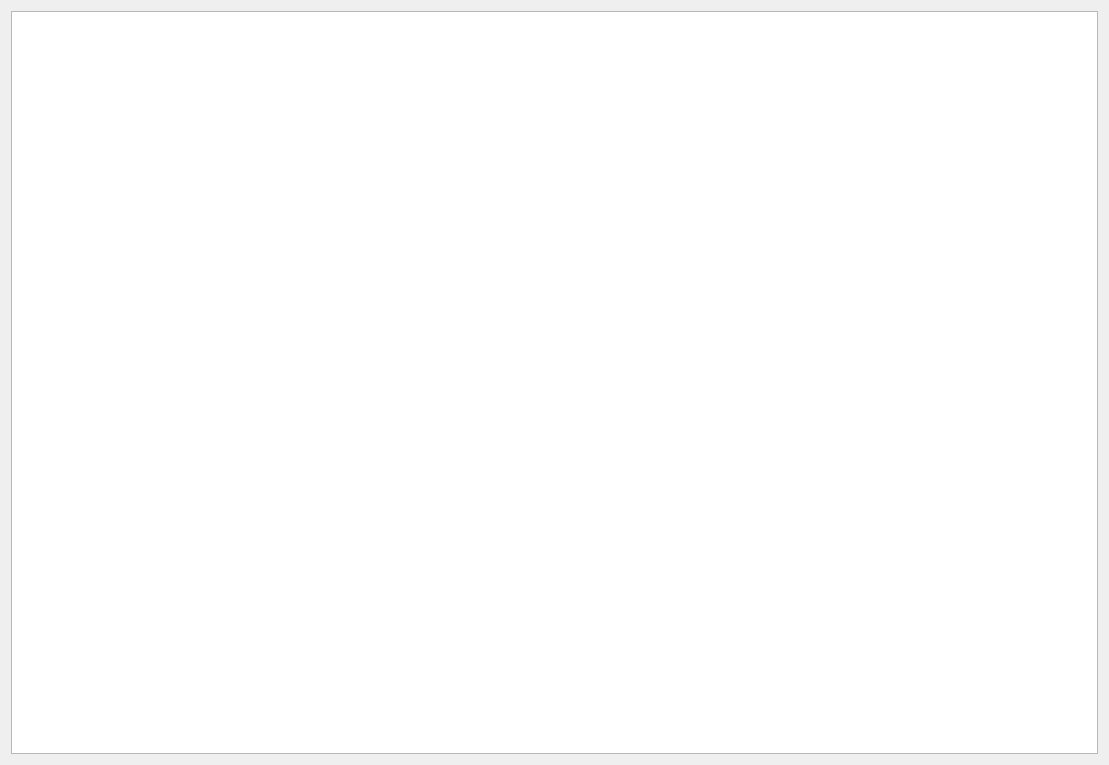
<?xml version="1.0" encoding="UTF-8"?>
<ui version="4.0">
 <class>CourseWindow</class>
 <widget class="QWidget" name="CourseWindow">
  <property name="geometry">
   <rect>
    <x>0</x>
    <y>0</y>
    <width>1109</width>
    <height>765</height>
   </rect>
  </property>
  <property name="windowTitle">
   <string>课程表窗口</string>
  </property>
  <layout class="QVBoxLayout" name="verticalLayout">
   <item>
    <widget class="QTableView" name="coursetableView"/>
   </item>
  </layout>
 </widget>
 <resources/>
 <connections/>
</ui>
